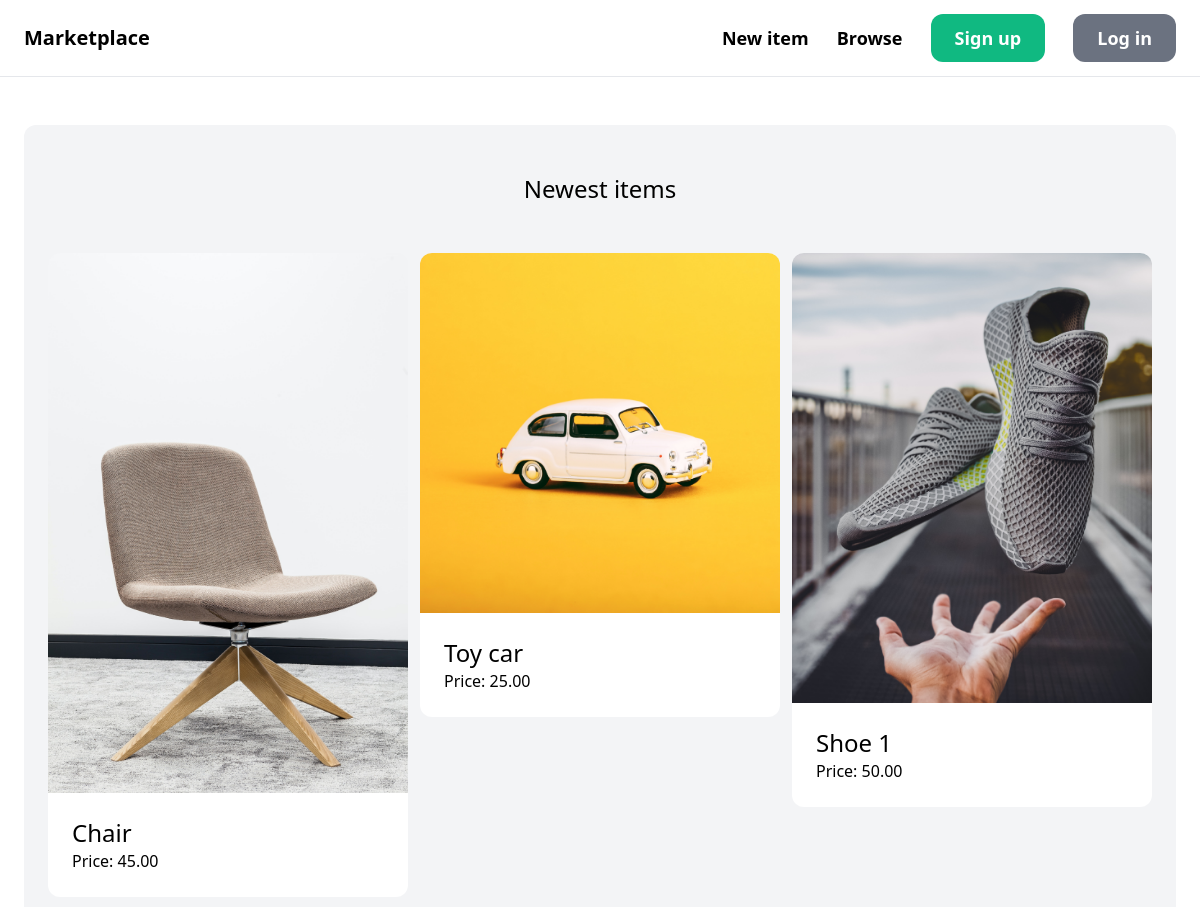
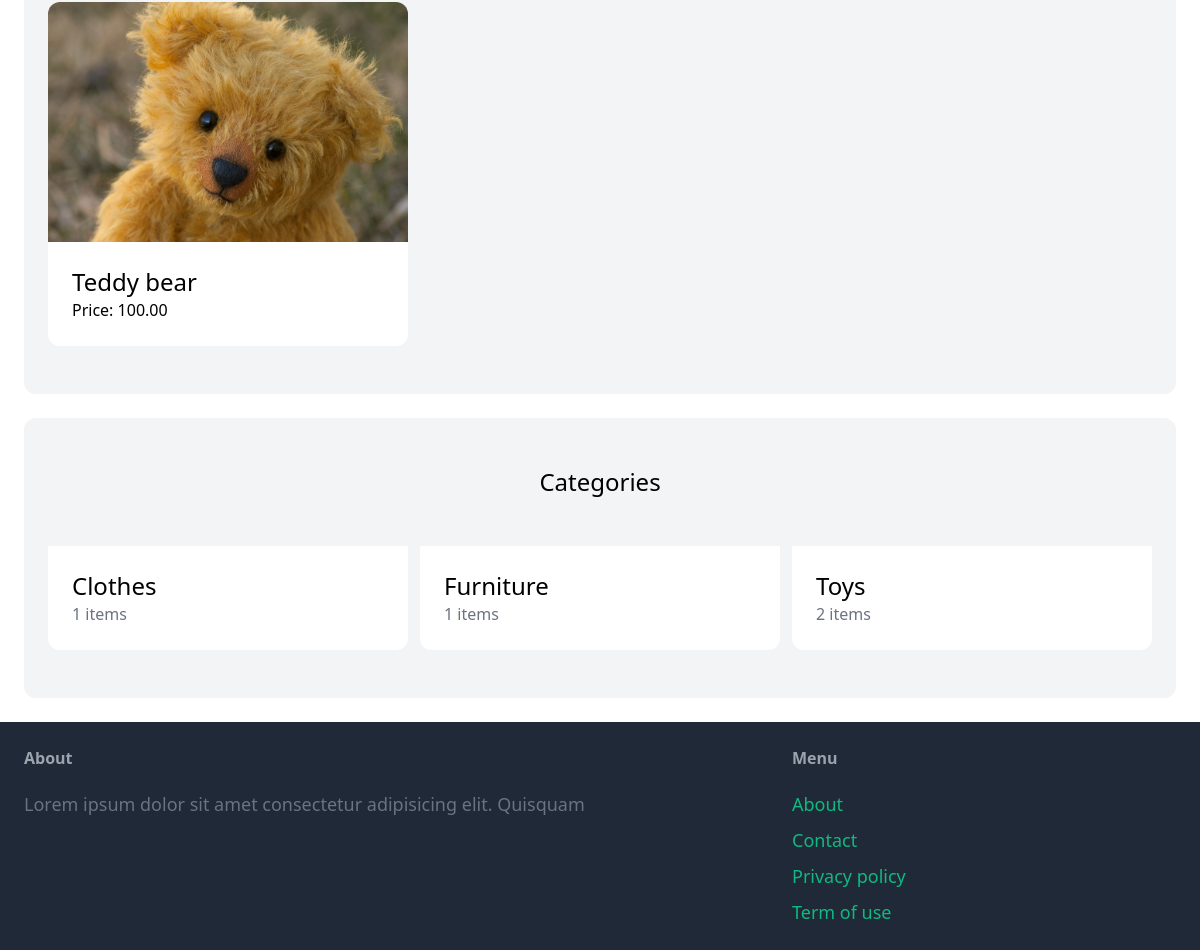
The app's page /, older data (2 pictures, top to bottom).
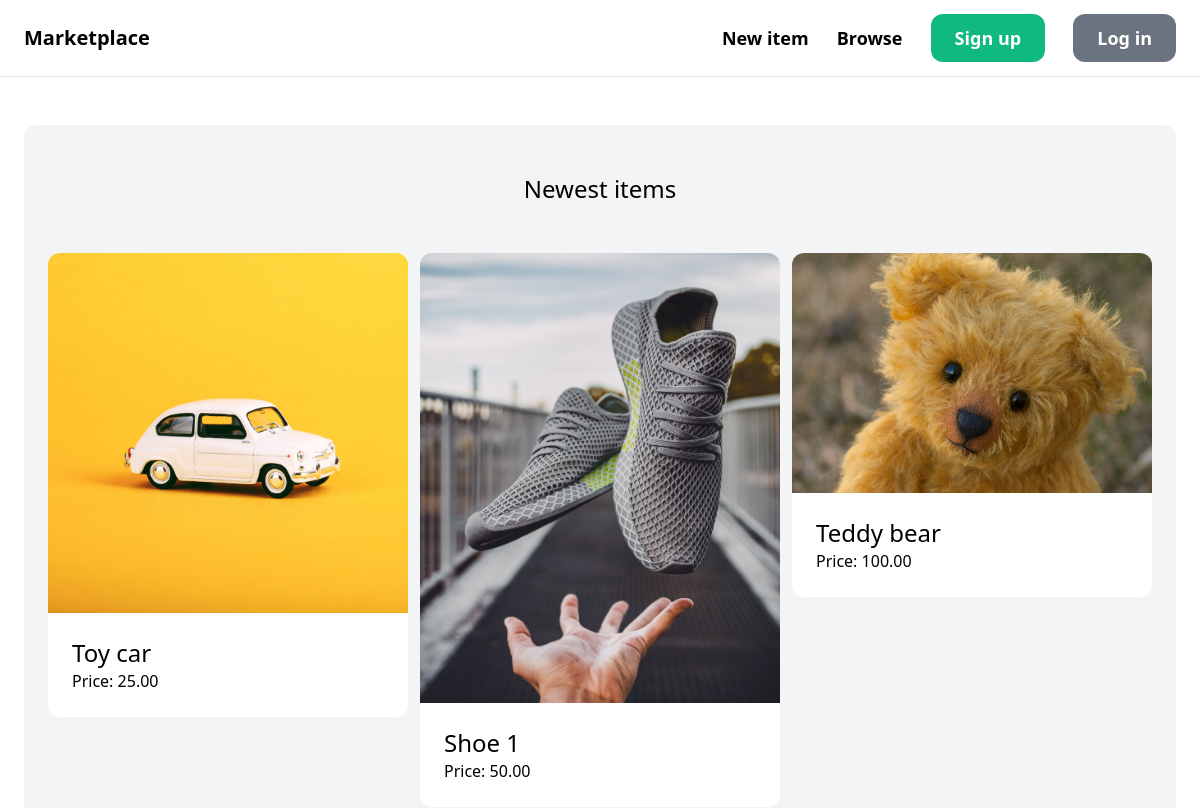
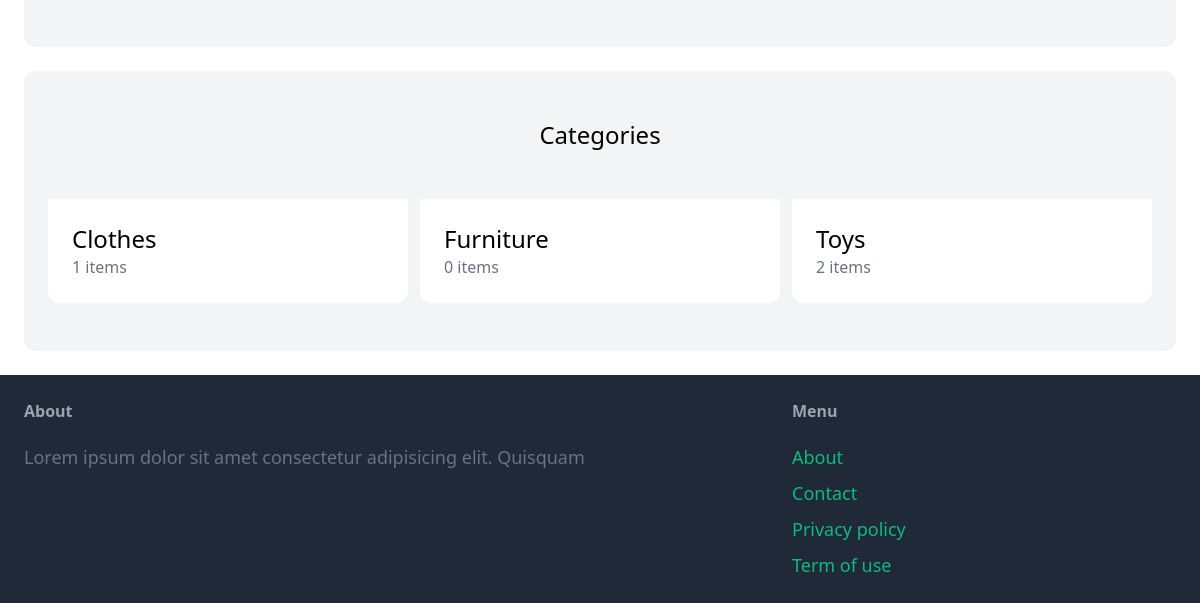
The same page, newer data (2 pictures, top to bottom).
### item/models.py (models this page shows, shortened)
class Item(models.Model):
    category = models.ForeignKey(
        Category, related_name="items", on_delete=models.CASCADE
    )
    name = models.CharField(max_length=255)
    description = models.TextField(blank=True, null=True)
    price = models.DecimalField(max_digits=10, decimal_places=2)
    image = models.ImageField(upload_to="item_images", blank=True, null=True)
    is_sold = models.BooleanField(default=False)
    created_by = models.ForeignKey(User, related_name="items", on_delete=models.CASCADE)
    created_at = models.DateTimeField(auto_now_add=True)
    class Meta:
        ordering = ["-created_at"]

class Category(models.Model):
    name = models.CharField(max_length=255)
    class Meta:
        ordering = ["name"]
        verbose_name_plural = "Categories"

### core/views.py (the view)
# urls.py: path("", views.index, name="index"),
def index(request):
    items = Item.objects.filter(is_sold=False)[0:6]
    categories = Category.objects.all()
    return render(
        request,
        "core/index.html",
        {
            "items": items,
            "categories": categories,
        },
    )

### core/templates/core/index.html
{% extends 'core/base.html' %} {% block title %}Welcome{% endblock %} {% block content %}
<div class="mt-6 px-6 py-12 bg-gray-100 rounded-xl">
    <h2 class="mb-12 text-2xl text-center">Newest items</h2>
    <div class="grid grid-cols-3 gap-3">
        {% for item in items %}
        <div>
            <a href="{% url 'item:detail' item.id %}">
                <div>
                    <img src="{{ item.image.url}}" alt="" class="rounded-t-xl" />
                </div>
                <div class="p-6 bg-white rounded-b-xl">
                    <h2 class="text-2xl">{{ item.name }}</h2>
                    <p classtext-gray-500>Price: {{ item.price }}</p>
                </div>
            </a>
        </div>
        {% endfor %}
    </div>
</div>
<div class="mt-6 px-6 py-12 bg-gray-100 rounded-xl">
    <h2 class="mb-12 text-2xl text-center">Categories</h2>
    <div class="grid grid-cols-3 gap-3">
        {% for category in categories %}
        <div>
            <a href="#">
                <div class="p-6 bg-white rounded-b-xl">
                    <h2 class="text-2xl">{{ category.name }}</h2>
                    <p class="text-gray-500">{{ category.items.count }} items</p>
                </div>
            </a>
        </div>
        {% endfor %}
    </div>
</div>
{% endblock %}

Row changes from the older to the newer data that the page shows:
removed Item: image (picture), name "Chair", price "45.00"
computed for Category "Furniture": items.count "1" → "0"
